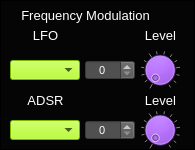
  <widget class="CustomFrame" name="frame_MsoFreqMod">
   <property name="geometry">
    <rect>
     <x>5</x>
     <y>210</y>
     <width>195</width>
     <height>150</height>
    </rect>
   </property>
   <property name="styleSheet">
    <string notr="true">background-color: rgb(5, 5, 5);</string>
   </property>
   <property name="frameShape">
    <enum>QFrame::Panel</enum>
   </property>
   <property name="frameShadow">
    <enum>QFrame::Plain</enum>
   </property>
   <property name="midLineWidth">
    <number>1</number>
   </property>
   <widget class="CustomComboBox" name="comboBox_MsoSynthFreqModLFO">
    <property name="geometry">
     <rect>
      <x>10</x>
      <y>60</y>
      <width>70</width>
      <height>20</height>
     </rect>
    </property>
    <property name="font">
     <font>
      <pointsize>8</pointsize>
     </font>
    </property>
    <property name="focusPolicy">
     <enum>Qt::NoFocus</enum>
    </property>
    <property name="styleSheet">
     <string notr="true">selection-background-color: rgb(255, 0, 0);
border-color: rgb(0, 0, 0);
background-color: rgb(170, 255, 0);
</string>
    </property>
    <property name="currentText">
     <string/>
    </property>
    <property name="currentIndex">
     <number>-1</number>
    </property>
    <property name="maxVisibleItems">
     <number>4</number>
    </property>
   </widget>
   <widget class="CustomComboBox" name="comboBox_MsoSynthFreqModAdsr">
    <property name="geometry">
     <rect>
      <x>10</x>
      <y>120</y>
      <width>70</width>
      <height>20</height>
     </rect>
    </property>
    <property name="font">
     <font>
      <pointsize>8</pointsize>
     </font>
    </property>
    <property name="focusPolicy">
     <enum>Qt::NoFocus</enum>
    </property>
    <property name="styleSheet">
     <string notr="true">selection-background-color: rgb(255, 0, 0);
border-color: rgb(0, 0, 0);
background-color: rgb(170, 255, 0);
</string>
    </property>
    <property name="currentText">
     <string/>
    </property>
    <property name="currentIndex">
     <number>-1</number>
    </property>
    <property name="maxVisibleItems">
     <number>4</number>
    </property>
   </widget>
   <widget class="QLabel" name="label_118">
    <property name="geometry">
     <rect>
      <x>20</x>
      <y>25</y>
      <width>51</width>
      <height>21</height>
     </rect>
    </property>
    <property name="font">
     <font>
      <pointsize>10</pointsize>
     </font>
    </property>
    <property name="styleSheet">
     <string notr="true">color: rgb(255, 255, 255);</string>
    </property>
    <property name="text">
     <string>LFO</string>
    </property>
    <property name="alignment">
     <set>Qt::AlignCenter</set>
    </property>
   </widget>
   <widget class="QLabel" name="label_119">
    <property name="geometry">
     <rect>
      <x>10</x>
      <y>5</y>
      <width>151</width>
      <height>20</height>
     </rect>
    </property>
    <property name="font">
     <font>
      <pointsize>10</pointsize>
     </font>
    </property>
    <property name="styleSheet">
     <string>color: rgb(255, 255, 255);</string>
    </property>
    <property name="text">
     <string>Frequency Modulation</string>
    </property>
    <property name="alignment">
     <set>Qt::AlignCenter</set>
    </property>
   </widget>
   <widget class="CustomDial" name="dial_MsoSynthFreqModLFOLevel">
    <property name="geometry">
     <rect>
      <x>140</x>
      <y>50</y>
      <width>40</width>
      <height>40</height>
     </rect>
    </property>
    <property name="focusPolicy">
     <enum>Qt::NoFocus</enum>
    </property>
    <property name="styleSheet">
     <string notr="true">background-color: rgb(170, 85, 255);</string>
    </property>
    <property name="maximum">
     <number>100</number>
    </property>
    <property name="value">
     <number>0</number>
    </property>
    <property name="wrapping">
     <bool>false</bool>
    </property>
    <property name="notchTarget">
     <double>8.000000000000000</double>
    </property>
    <property name="notchesVisible">
     <bool>true</bool>
    </property>
   </widget>
   <widget class="CustomDial" name="dial_MsoSynthFreqModAdsrLevel">
    <property name="geometry">
     <rect>
      <x>140</x>
      <y>110</y>
      <width>40</width>
      <height>40</height>
     </rect>
    </property>
    <property name="focusPolicy">
     <enum>Qt::NoFocus</enum>
    </property>
    <property name="styleSheet">
     <string notr="true">background-color: rgb(170, 85, 255);</string>
    </property>
    <property name="maximum">
     <number>100</number>
    </property>
    <property name="value">
     <number>0</number>
    </property>
    <property name="wrapping">
     <bool>false</bool>
    </property>
    <property name="notchTarget">
     <double>8.000000000000000</double>
    </property>
    <property name="notchesVisible">
     <bool>true</bool>
    </property>
   </widget>
   <widget class="QLabel" name="label_120">
    <property name="geometry">
     <rect>
      <x>20</x>
      <y>90</y>
      <width>51</width>
      <height>21</height>
     </rect>
    </property>
    <property name="font">
     <font>
      <pointsize>10</pointsize>
     </font>
    </property>
    <property name="styleSheet">
     <string notr="true">color: rgb(255, 255, 255);</string>
    </property>
    <property name="text">
     <string>ADSR</string>
    </property>
    <property name="alignment">
     <set>Qt::AlignCenter</set>
    </property>
   </widget>
   <widget class="QLabel" name="label_121">
    <property name="geometry">
     <rect>
      <x>135</x>
      <y>25</y>
      <width>51</width>
      <height>21</height>
     </rect>
    </property>
    <property name="font">
     <font>
      <pointsize>10</pointsize>
     </font>
    </property>
    <property name="styleSheet">
     <string notr="true">color: rgb(255, 255, 255);</string>
    </property>
    <property name="text">
     <string>Level</string>
    </property>
    <property name="alignment">
     <set>Qt::AlignCenter</set>
    </property>
   </widget>
   <widget class="CustomSpinBox" name="spinBox_MsoSynthFreqModLfoLevel">
    <property name="geometry">
     <rect>
      <x>85</x>
      <y>60</y>
      <width>50</width>
      <height>20</height>
     </rect>
    </property>
    <property name="font">
     <font>
      <pointsize>8</pointsize>
     </font>
    </property>
    <property name="focusPolicy">
     <enum>Qt::NoFocus</enum>
    </property>
    <property name="styleSheet">
     <string notr="true">background-color: rgb(80,80,80);
color: rgb(255, 255, 255);</string>
    </property>
    <property name="alignment">
     <set>Qt::AlignCenter</set>
    </property>
    <property name="readOnly">
     <bool>false</bool>
    </property>
    <property name="accelerated">
     <bool>true</bool>
    </property>
    <property name="maximum">
     <number>100</number>
    </property>
    <property name="value">
     <number>0</number>
    </property>
   </widget>
   <widget class="CustomSpinBox" name="spinBox_MsoSynthFreqModAdsrLevel">
    <property name="geometry">
     <rect>
      <x>85</x>
      <y>120</y>
      <width>50</width>
      <height>20</height>
     </rect>
    </property>
    <property name="font">
     <font>
      <pointsize>8</pointsize>
     </font>
    </property>
    <property name="focusPolicy">
     <enum>Qt::NoFocus</enum>
    </property>
    <property name="styleSheet">
     <string notr="true">background-color: rgb(80,80,80);
color: rgb(255, 255, 255);</string>
    </property>
    <property name="alignment">
     <set>Qt::AlignCenter</set>
    </property>
    <property name="readOnly">
     <bool>false</bool>
    </property>
    <property name="accelerated">
     <bool>true</bool>
    </property>
    <property name="maximum">
     <number>100</number>
    </property>
    <property name="value">
     <number>0</number>
    </property>
   </widget>
   <widget class="QLabel" name="label_132">
    <property name="geometry">
     <rect>
      <x>135</x>
      <y>90</y>
      <width>51</width>
      <height>21</height>
     </rect>
    </property>
    <property name="font">
     <font>
      <pointsize>10</pointsize>
     </font>
    </property>
    <property name="styleSheet">
     <string notr="true">color: rgb(255, 255, 255);</string>
    </property>
    <property name="text">
     <string>Level</string>
    </property>
    <property name="alignment">
     <set>Qt::AlignCenter</set>
    </property>
   </widget>
  </widget>
